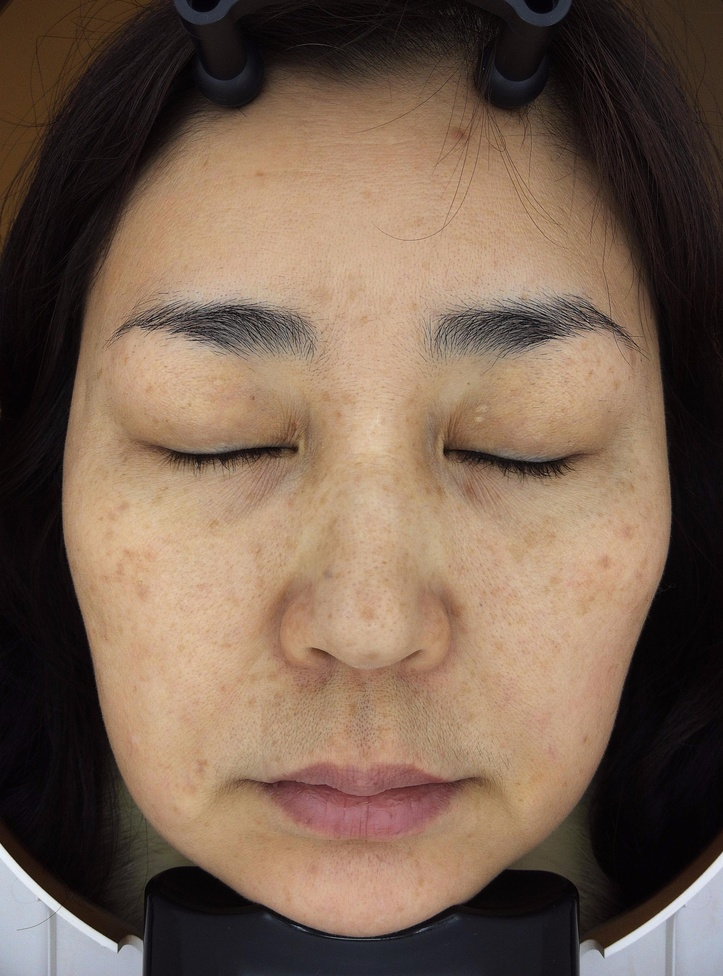
#> input picture pic2.jpg, 723 x 976 px, shrunk from 2746 x 3704 before the run
$ jupyter execute edge_detection.ipynb   (older library calls are emulated)
#> lines starting #> are read from the running program, lines starting #| are printed output that depends on the picture; after the words box and inside, x2 and y2 are one past the last pixel; in counts of white or black regions, pixels touching at a corner belong together; long printed decimals are rounded
[cell 1]
#배경제거 알고리즘 눈썹, 눈, 입술 날림

from PIL import Image

img = Image.open('pic2.jpg')
#> img is the input picture: PIL image 723x976 RGB; mean R, G, B 118.8, 96.8, 80.4
img = img.convert("RGBA")
#> img: PIL image 723x976 RGBA
datas = img.getdata()

newData = []
cutOff = 175       #이 부분 조정 시 삭제하는 정도 조정 가능

for item in datas:
    if item[0] <= cutOff and item[1] <= cutOff and item[2] <= cutOff:
        newData.append((255, 255, 255, 0))
        # RGB의 각 요소가 모두 cutOff 이상이면 transparent하게 바꿔줍니다.
    else:
        newData.append(item)
#> this loop made 705648 passes
#> item on passes 1 to 3: (27, 11, 11, 255), (29, 13, 13, 255), (26, 12, 11, 255)
#> after the loop, newData = 705648 items
        # 나머지 요소는 변경하지 않습니다.

img.putdata(newData)
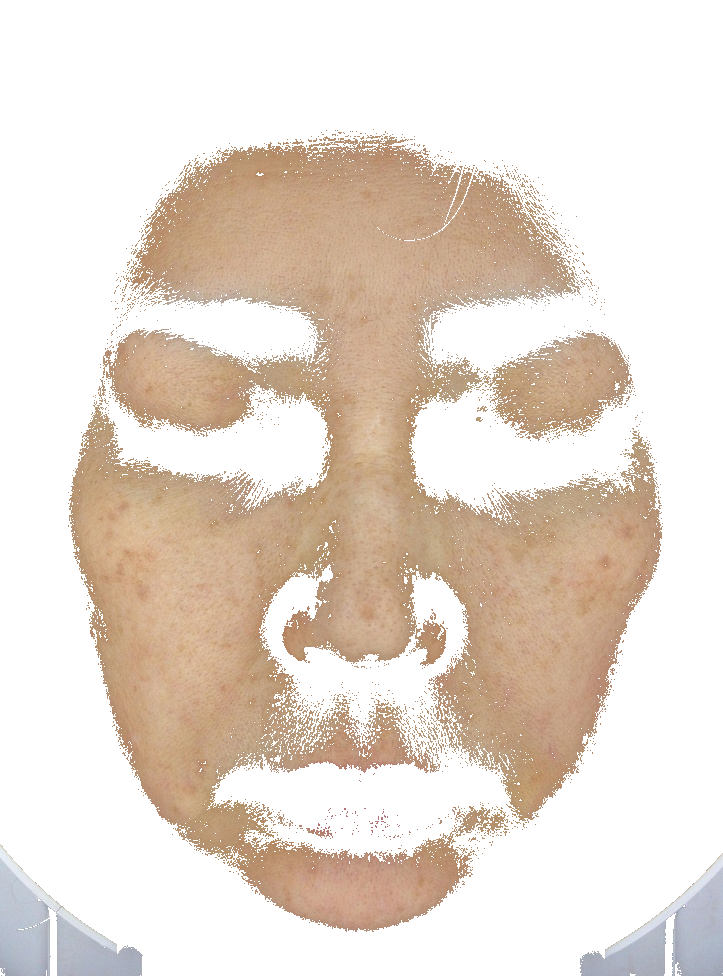
#> img: PIL image 723x976 RGBA; mean R, G, B, A 231.3, 218.9, 208, 99.4; transparent parts drawn white
img.save("test2.png", 'PNG') # PNG 포맷으로 저장합니다.
img.show()

[cell 2]
#라플라시안 소블 필터 먹이기

import cv2

src = cv2.imread("test2.png", cv2.IMREAD_COLOR)
gray = cv2.cvtColor(src, cv2.COLOR_BGR2GRAY)
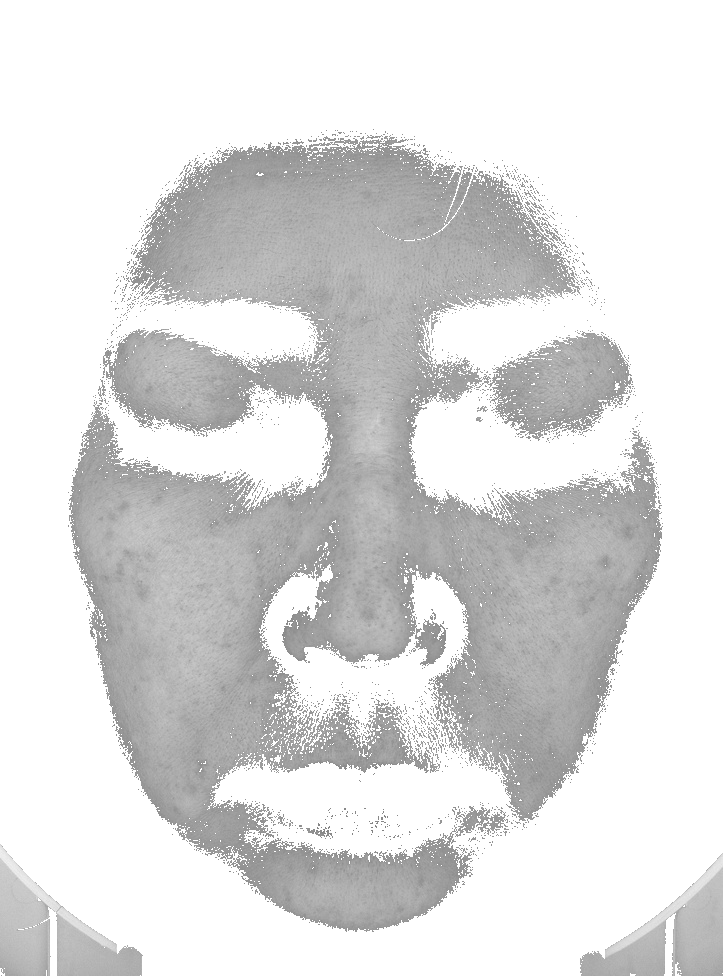
#> gray: shape (976, 723); min 127, max 255, mean 221.4

sobel = cv2.Sobel(gray, cv2.CV_8U, 1, 0, 3)
laplacian = cv2.Laplacian(gray, cv2.CV_8U, ksize=1)
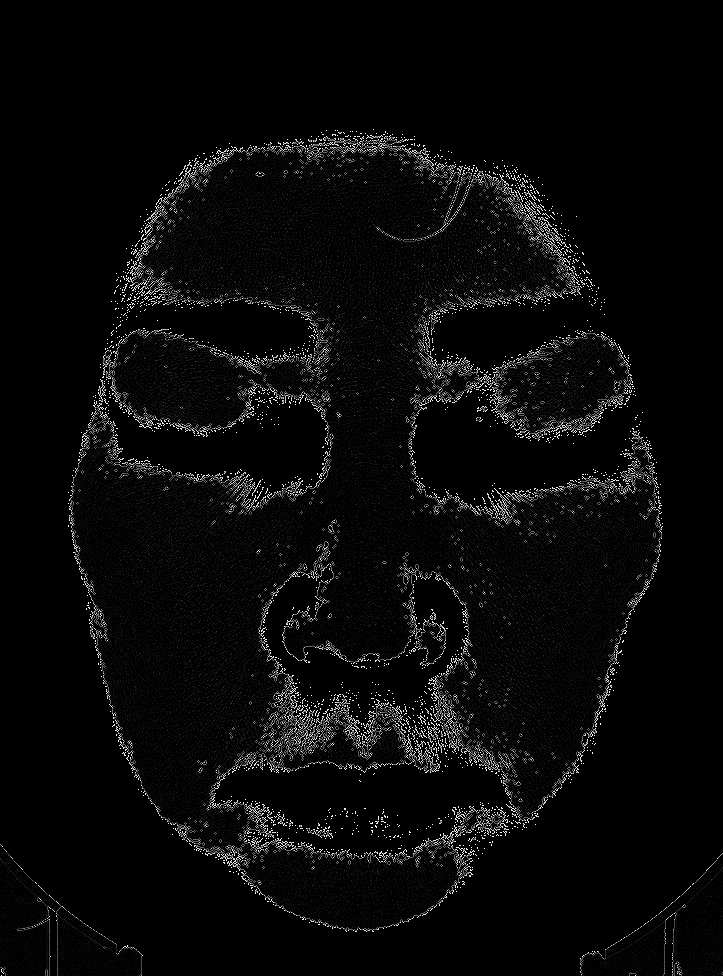
#> laplacian: shape (976, 723); min 0, max 255, mean 8.9
#canny = cv2.Canny(src,70 ,100)


cv2.imshow("sobel", sobel)
cv2.imshow("laplacian", laplacian)
#cv2.imshow("canny", canny)
cv2.waitKey()
cv2.destroyAllWindows()
cv2.imwrite("sobel.png",sobel)
cv2.imwrite("laplacian.png",laplacian)
#> Out = True
#cv2.imwrite("canny.png",canny)

[cell 3]
##canny edge

import cv2
import numpy as np
from matplotlib import pyplot as plt


img = cv2.imread('sobel.png',0)
edges = cv2.Canny(img,200,200)
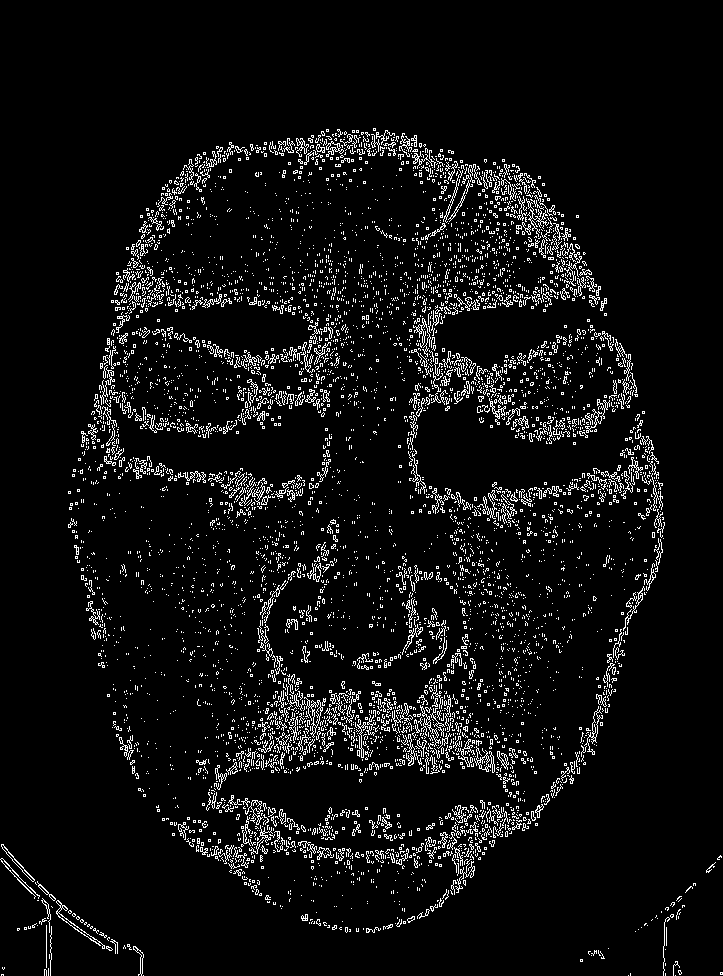
#> edges: shape (976, 723); 6.1% white in thin lines or dots, all inside (x1, y1, x2, y2) = (0, 128, 723, 976)
img2 = cv2.imread('laplacian.png',0)
edges2 = cv2.Canny(img2,100,100)
# [5 lines of commented-out code are left out]
plt.subplot(121),plt.imshow(edges,cmap = 'gray')
plt.title('Edge Image'), plt.xticks([]), plt.yticks([])
plt.subplot(122),plt.imshow(edges2,cmap = 'gray')
plt.title('Edge Image'), plt.xticks([]), plt.yticks([])

plt.show()
cv2.imshow("sobelcanny.png", edges)
cv2.imwrite("sobelcanny.png",edges)
cv2.imshow("laplaciancanny.png", edges2)
cv2.imwrite("laplaciancanny.png", edges2)
#cv2.imshow("img6.png", edges3)
#cv2.imwrite("img6.png", edges3)
cv2.waitKey()
cv2.destroyAllWindows()

[cell 4]
#mopology(closing) 먹이기 점의 빈공간 채우기

import numpy as np


img = cv2.imread('laplaciancanny.png',0)

kernel = np.ones((2, 2), np.uint8)
result = cv2.morphologyEx(img, cv2.MORPH_CLOSE, kernel)
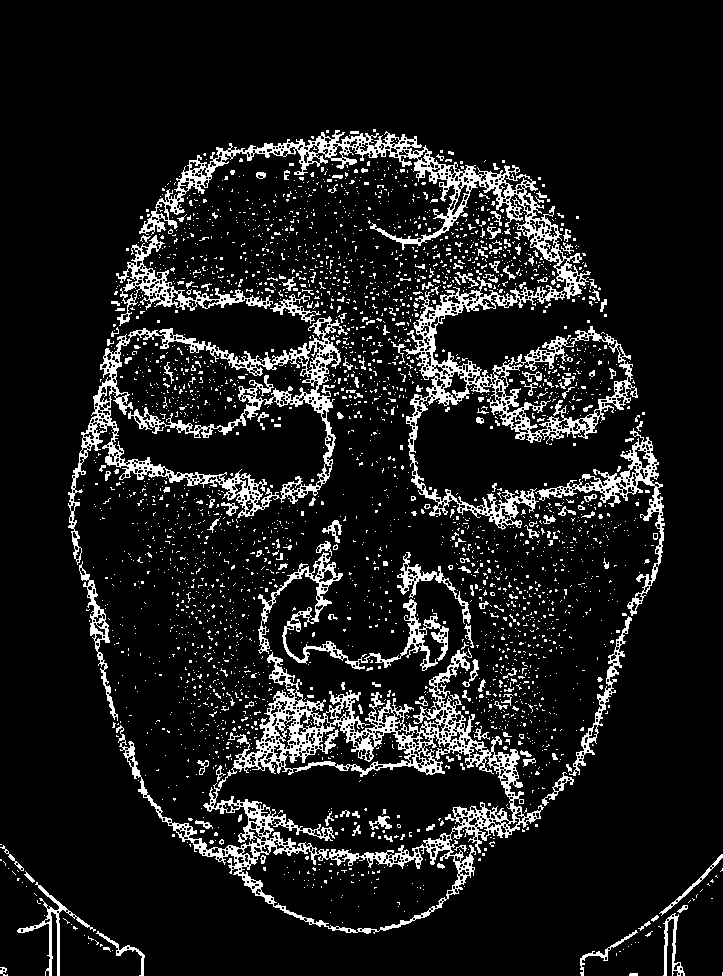
#> result: shape (976, 723); 10.6% white; 3095 white regions (2897 under 20 px), largest, box (x1, y1, x2, y2) and area: (139, 130, 638, 530) 17284, (116, 648, 544, 934) 17059, (68, 316, 348, 565) 9300

cv2.imshow("Source", img)
cv2.imshow("Result", result)
cv2.imwrite("laplaciancannymopo.png", result)

cv2.waitKey(0)
cv2.destroyAllWindows()

[cell 5]
#흑백 반전(실제 모습과 비슷하게 구현)
import cv2
img = cv2.imread("laplaciancannymopo.png")
out = img.copy()
out = 255 - out
cv2.imshow("original", img)
cv2.imshow("flip", out)
cv2.waitKey(0)
cv2.imwrite("cannyblack.png",out)
#> Out = True

[cell 6]
#관심영역(ROI)계산 왼쪽 볼

import cv2
import numpy as np

img = cv2.imread('cannyblack.png')

x=140; y=600; w=130; h=130        # roi 좌표
roi = img[y:y+h, x:x+w]         # roi 지정        ---①
#> roi: shape (130, 130, 3); 92.5% white; black in thin lines or dots

print(roi.shape)                # roi shape, (50,50,3)
#| (130, 130, 3)
cv2.rectangle(roi, (0,0), (h-1, w-1), (0,255,0)) # roi 전체에 사각형 그리기 ---②
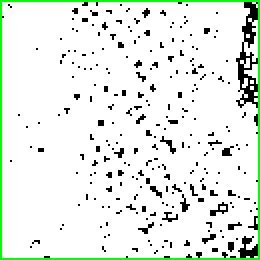
#> roi: shape (130, 130, 3) (shown 2 times larger); mean B, G, R 229.3, 237.1, 229.3
cv2.imshow("img", img)
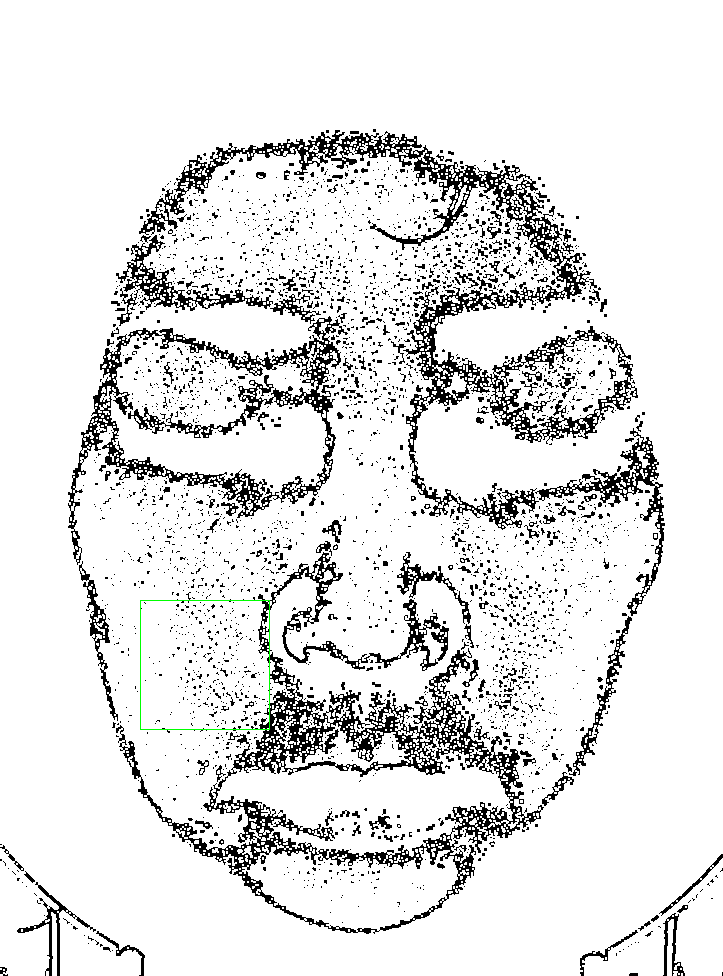
#> window 'img': shape (976, 723, 3); mean B, G, R 227.7, 227.9, 227.7
cv2.imwrite("cannypart1.png",roi)

key = cv2.waitKey(0)
#> (key Esc is pressed here)
print(key)
cv2.destroyAllWindows()

[cell 7]
#픽셀비 계산(전체 픽셀 당 검은 픽셀 수)

import cv2
import numpy as np
from matplotlib import pyplot as plt
# load image
image = cv2.imread('cannypart1.png',0)
#> image: shape (130, 130); min 0, max 255, mean 233.9
# plot the binary image
imgplot = plt.imshow(image, "gray")
plt.show()
#Calculate percent of pixels that are black
ret,thresh = cv2.threshold(image,0,230, cv2.THRESH_BINARY)
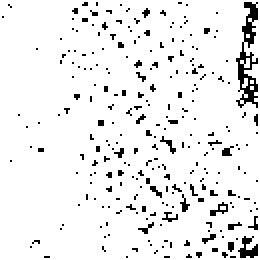
#> thresh: shape (130, 130) (shown 2 times larger); values 0 (black) and 230 (white), 93% white; black in thin lines or dots
height, width = image.shape
#> height = 130; width = 130
print ("Height and Width : ",height, width)
#| Height and Width :  130 130
size = image.size
#> size = 16900
print ("Total number of pixels in the image is =", size)
#| Total number of pixels in the image is = 16900
ChosenPix = size-cv2.countNonZero(image)
#> ChosenPix = 1185
print("Total number of black pixels =", ChosenPix)
#| Total number of black pixels = 1185
Ratio = (ChosenPix/size)*100
#> Ratio = 7.01
print("Ratio of black to total is =", Ratio)
#| Ratio of black to total is = 7.012
